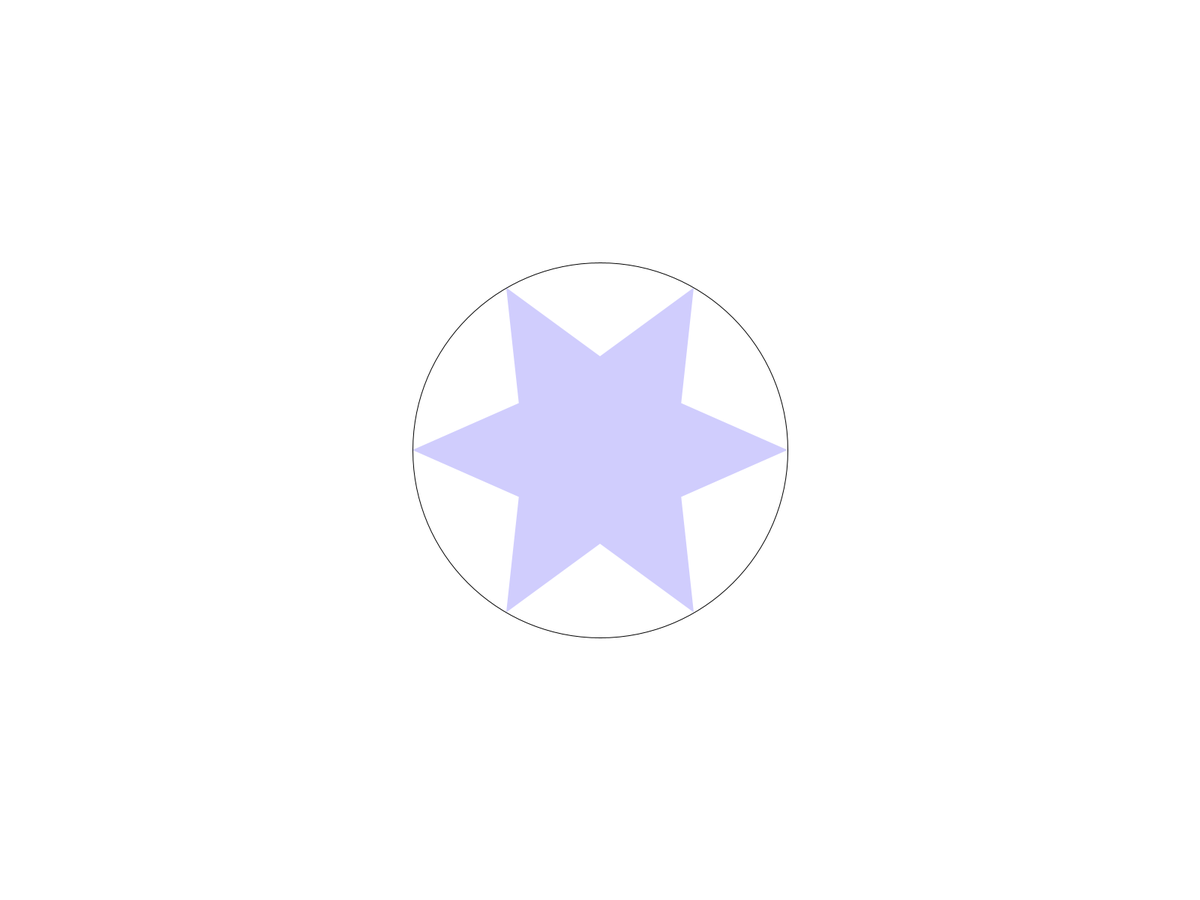
Frame 1 (no input)
Frame 60 (the mouse pressed at the canvas centre just before this capture): identical to frame 1, image omitted
Frame 120 (the mouse held since frame 60 and released just before this capture): identical to frame 1, image omitted

The Processing sketch that drew this single still picture (run headless with seeded random() and noise(); from frame 60 on, the mouse is pressed at the canvas centre):

// Processing sketch: StarDrawer
// ── StarDrawer.pde
int numStars=1;

star[] toby = new star[numStars] ;

void setup(){

fullScreen();
background(255);
fill(255);

   for (int i=0; i<numStars; i++) {
toby[i] = new star(color(random(86),random(159),random(100,255), random(255)),width/2, height/2, 125, 250, 6, random(1,6), random(1,6));
 }//end for
}// end setup 

void draw(){
  
  background (255);
  ellipseMode(CENTER);
  stroke (0);
  noFill();
  ellipse(width/2,height/2, 500,500);
  for (int i=0; i<numStars; i++) {
    toby[i].display();
     
  }// end for
}// end draw
// ── StarClass.pde
class star{
  // first the the class all of the variables and types it will use
  
  color c;
  float innerRad;
  float outerRad;
  float numPoints;
  float bigAng=TWO_PI/numPoints;
  float halfAng=bigAng/2.0;
  float centerX;
  float centerY;
  float xSpeed;
  float ySpeed;

  //then some weird stuff called the constructorS

  star(color cTemp, float centerXTemp, float centerYTemp, float innerRadTemp, float outerRadTemp, float numPointsTemp, float xSpeedTemp, float ySpeedTemp) {
    c = cTemp;
    centerX = centerXTemp;
    centerY = centerYTemp;
    innerRad = innerRadTemp;
    outerRad = outerRadTemp;
    numPoints = numPointsTemp;
    xSpeed = xSpeedTemp;
    ySpeed = ySpeedTemp;
  }// end constructor 

  // next come the methods for the ball objects
  // the methods these are the actions the object will perform

  void display() {
noStroke();
      fill(c);
    beginShape();

     for (int i=0; i<numPoints; i=i+1){
float bigAng=TWO_PI/numPoints;
 float halfAng=bigAng/2.0;
  vertex(outerRad*cos(i*bigAng)+centerX, outerRad*sin(i*bigAng)+centerY);
  vertex(innerRad*cos(halfAng+i*bigAng)+centerX, innerRad*sin(halfAng+i*bigAng)+centerY);
  
  }//end for 
  endShape(CLOSE);
  }// end method display
 

}// end class
